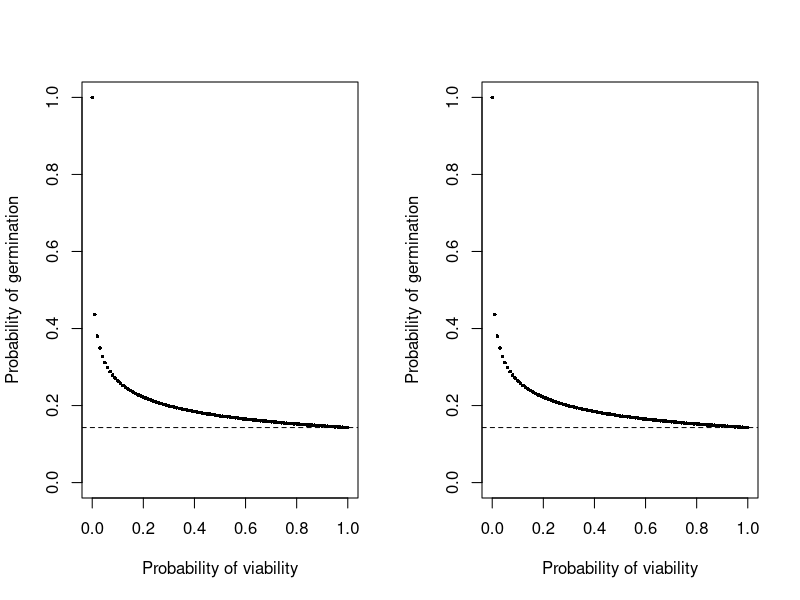

Source code (R):
intact = 60
germinant = 10


prob.germination = function( n = intact, y =germinant, p.v =v){
  p = y/(n*(p.v^(1/3))+y)
  return(p)
}

par(mfrow=c(1,2))
p = seq(0,1,by=0.01)
plot(p, prob.germination(n = intact, y = germinant, p.v = p),
     xlim=c(0,1), ylim=c(0,1),
     cex = .5, pch = 16,
     xlab="Probability of viability",
     ylab="Probability of germination")
abline(h=germinant/(intact+germinant),lty='dashed')

# if all the seeds are viable, 

prob.germination2 = function( n = intact, y =germinant, p.v =v){
  g = y/(y+n)
  p = g/(1-((1-(p.v^(1/3)))*(1-g)))
  return(p)
}

p = seq(0,1,by=0.01)
plot(p, prob.germination2(n = intact, y = germinant, p.v = p),
     xlim=c(0,1), ylim=c(0,1),
     cex = .5, pch = 16,
     xlab="Probability of viability",
     ylab="Probability of germination")
abline(h=germinant/(intact+germinant),lty='dashed')


